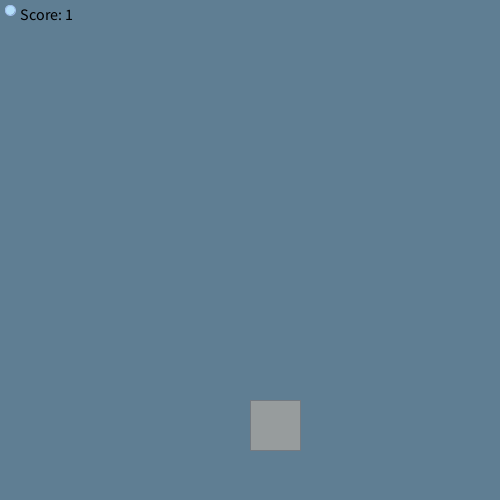
Frame 1 (no input)
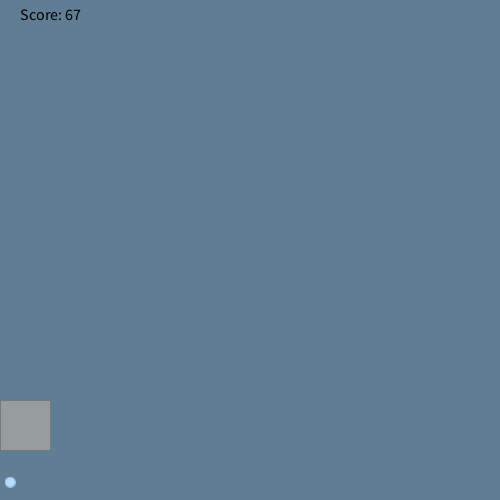
Frame 60 (the mouse pressed at the canvas centre just before this capture)
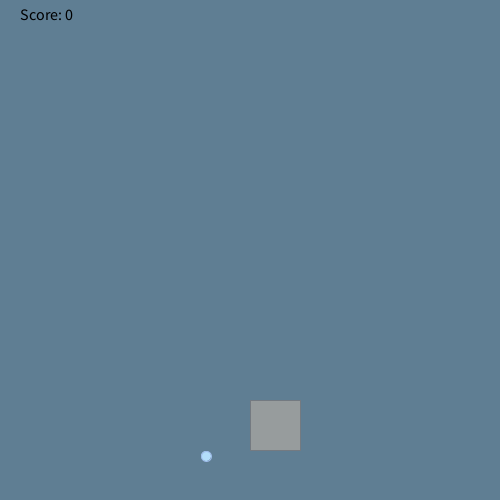
Frame 120 (the mouse held since frame 60 and released just before this capture)

The Processing sketch that drew these frames (run headless with seeded random() and noise(); from frame 60 on, the mouse is pressed at the canvas centre):

// Processing sketch: RainGame
// ── RainGame.pde
/*
 *    Copyright (c) The League of Amazing Programmers 2013-2021
 *    Level 1
 */
 
/** This program makes a game where the user has to catch rain drops in a bucket
 */


int score = 0;
int bucketWidth = 50;
int bucketHeight;
PImage bucket;
int y = 10;
int x = 10;
int bucketX = 250;

// The setup method is run once when the program starts
void setup() {

  //Set your canvas size
  
  size(500, 500);
  
  //If you are using an image for the bucket, load it and resize it here.
  // A bucket image -  bucket.png - has been provided if you want to use it.

}

// The draw method runs continuously (in a loop) until the program ends
void draw() {
  // Set a background color
  
  background(#5F7E93);
  
  // Draw a raindrop (ellipse) at the top of the screen
    
  fill(#B3DEFA);
  stroke(#9FBCEA);
  ellipse(x, y, 10, 10);
  
   y += 8;
   
  // Make the rain fall down the screen.
  // Hint: make a variable for the raindrop's Y position and change it after you
  // draw the raindrop
 
  // When the rain falls off the bottom of the canvas, 
  // start a new rain drop falling from the top.
    int randomNumber = (int) random(width+10);
   if (y>=400 && y<=450){
     checkCatch(x);
   }
  if (y>= 500){
    x = randomNumber;
    y = 0;

  }
  
  // Each new drop should start at a random position (X position) at the top. 
  // Hint: This code will give you a random number between 0 and the width of your sketch.

  
  // Draw a bucket (rectangle or image) at the bottom of the screen. 
  // The bucket's width needs to be stored in the bucketWidth variable.
  
  fill(#979C9D);
  stroke(#747A81);
  rect(bucketX, 400, 50, bucketWidth);
  
  // Make the bucket move side-to-side with the mouse. Hint: use mouseX
  
  bucketX = mouseX;
  
  // When the rain drop has fallen to the bucket, call the checkCatch method
  //  to see if the rain drop is in the bucket.
  
  checkCatch(x);
 
 //This code will display the score on the screen. 
 // Change the color if it does not show up on your background.
    fill(0, 0, 0);
    textSize(16);
    text("Score: " + score, 20, 20);
}


// DO NOT CHANGE THIS METHOD - CALL IT FROM THE DRAW METHOD 
    void checkCatch(int x){
         if (x > mouseX && x < mouseX+bucketWidth)
            score++;
         else if (score > 0) 
            score--;
        println("Your score is now: " + score);
    }
